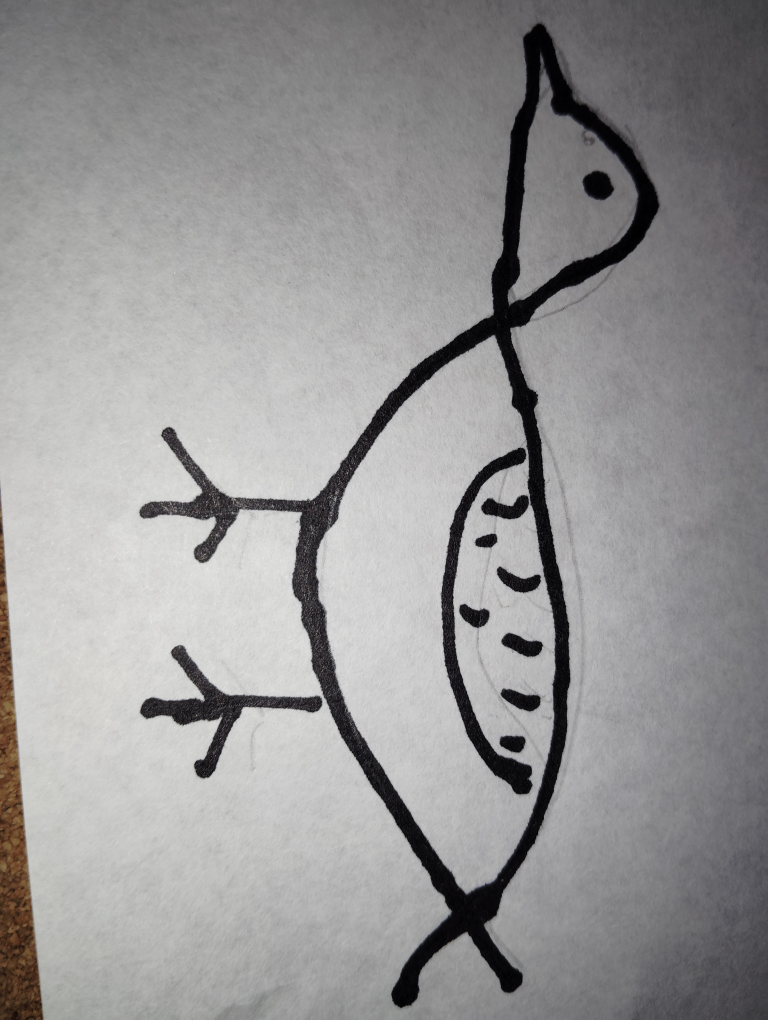
#> input picture duck.jpg, 3072 x 4080 px, found by its file name (shown at 1/4 size)
$ python -i SOCKSW.py   (imports and definitions only)
#> lines starting #> are read from the running program, lines starting #| are printed output that depends on the picture
# SOCKSW.py
import streamlit as st
import os
import io
import base64
import requests
from PIL import Image, ImageOps

# ==================== 設定 ====================
API_BASE = os.environ.get("API_BASE", "https://socksql-1.onrender.com")

BASE_DIR = os.path.dirname(os.path.abspath(__file__))
IMAGE_DIR = os.path.join(BASE_DIR, "images")
PRODUCT_IMAGES = {f"product{i}": f"product{i}.jpg" for i in range(1, 11)}
DUCK_IMAGE = "duck.jpg"

# [6 lines not run here, left out]


# ==================== API ====================
# [28 lines left out: functions api_get_messages, api_post_message, api_get_visits, not called in this run]


def api_inc_visits():
    try:
        r = requests.post(f"{API_BASE}/api/visits", timeout=8)
        r.raise_for_status()
        return r.json().get("count", 0)
    except Exception:
        return 0


# ==================== 圖片工具 ====================
# [20 lines left out: function img_to_b64, not called in this run]


def duck_transparent_b64(path, max_side=500, black_cutoff=100,
                         rotate_deg=90, padding=20):
#> called with path = 'images/duck.jpg', max_side = 500, black_cutoff = 100, rotate_deg = 90, padding = 20
    if not os.path.exists(path):
        return None, None
    try:
        img = Image.open(path)
#> img is the input picture: PIL image 3072x4080 RGB; mean R, G, B 150, 149.2, 149.4
        img = ImageOps.exif_transpose(img)
        img = img.convert("RGB")

        if rotate_deg == 90:
            img = img.rotate(90, expand=True)
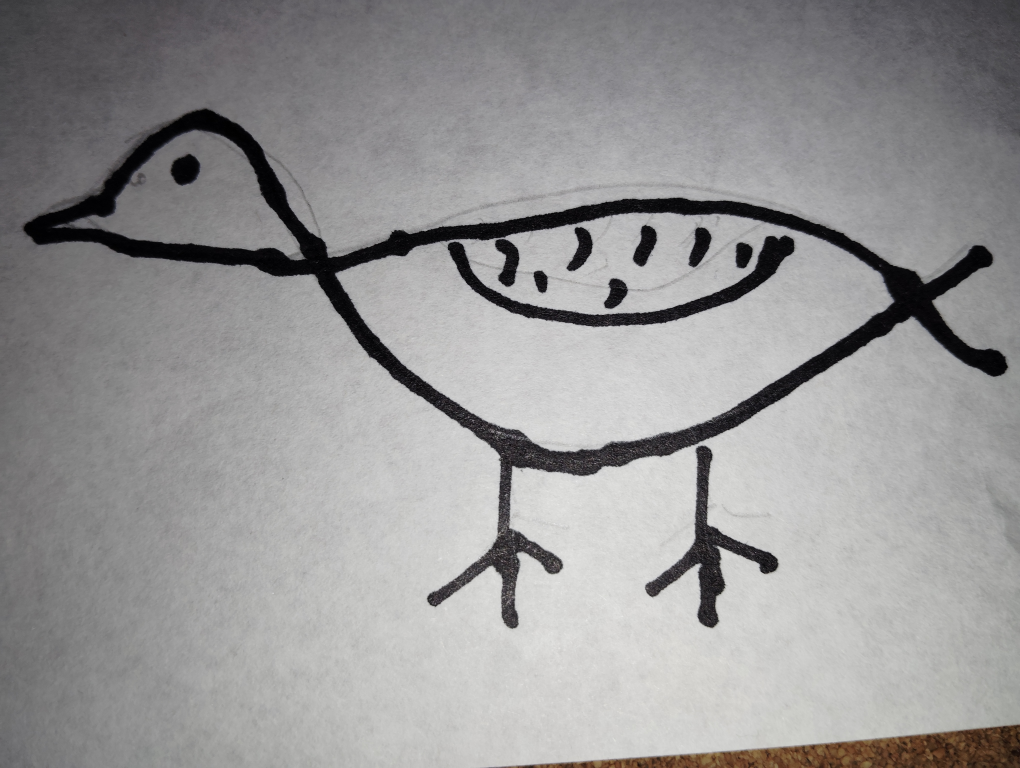
#> img: PIL image 4080x3072 RGB (shown at 1/4 size); mean R, G, B 150, 149.2, 149.4
        elif rotate_deg == -90:
            img = img.rotate(-90, expand=True)
        elif rotate_deg == 180:
            img = img.rotate(180, expand=True)

        if max(img.size) > max_side:
            ratio = max_side / max(img.size)
#> ratio = 0.123
            img = img.resize((int(img.width * ratio), int(img.height * ratio)),
                             Image.LANCZOS)
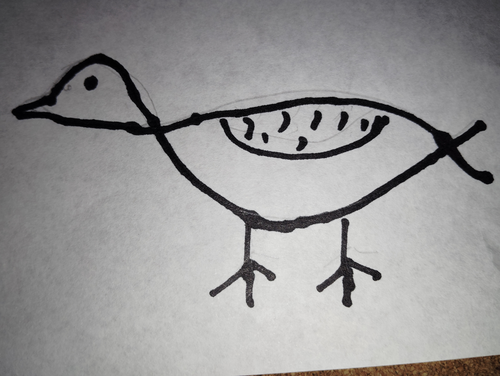
#> img: PIL image 500x376 RGB; mean R, G, B 150, 149.2, 149.4

        w, h = img.size
#> w = 500; h = 376
        px = img.load()
        out = Image.new("RGBA", (w, h), (0, 0, 0, 0))
#> out: PIL image 500x376 RGBA; every value is 0
        out_px = out.load()

        for y in range(h):
            for x in range(w):
                r, g, b = px[x, y]
                brightness = (r + g + b) // 3
                if brightness < black_cutoff:
                    alpha = int(255 * (1 - brightness / black_cutoff))
                    alpha = max(0, min(255, alpha))
                    out_px[x, y] = (0, 0, 0, alpha)
                else:
                    out_px[x, y] = (0, 0, 0, 0)

        bbox = out.getbbox()
#> bbox = (0, 0, 500, 376)
        if bbox:
            left, top, right, bottom = bbox
#> left = 0; top = 0; right = 500; bottom = 376
            left   = max(0, left - padding)
            top    = max(0, top - padding)
            right  = min(w, right + padding)
            bottom = min(h, bottom + padding)
            out = out.crop((left, top, right, bottom))
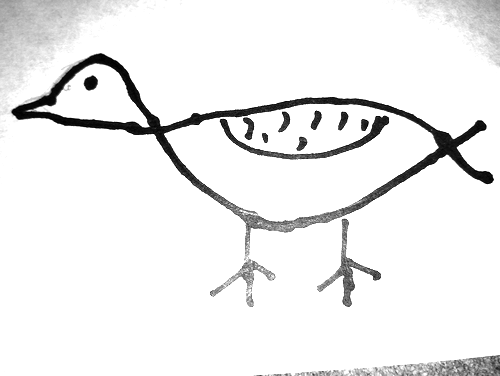
#> out: PIL image 500x376 RGBA; mean R, G, B, A 0, 0, 0, 16.9; transparent parts drawn white

        buf = io.BytesIO()
        out.save(buf, format="PNG")
        return base64.b64encode(buf.getvalue()).decode(), "image/png"
    except Exception as e:
        print("duck_transparent_b64 error:", path, e)
        return None, None


duck_path = os.path.join(IMAGE_DIR, DUCK_IMAGE)
duck_b64, duck_mime = duck_transparent_b64(
    duck_path, max_side=500, black_cutoff=100, rotate_deg=90, padding=20
)
if duck_b64:
    duck_src = f"data:{duck_mime};base64,{duck_b64}"
    ducks_html = (
        f'<img src="{duck_src}" class="duck-img duck-1" alt="duck1">'
        f'<img src="{duck_src}" class="duck-img duck-2" alt="duck2">'
        f'<img src="{duck_src}" class="duck-img duck-3" alt="duck3">'
        f'<img src="{duck_src}" class="duck-img duck-4" alt="duck4">'
    )
else:
    ducks_html = ""


# ==================== CSS ====================
CSS = """
<style>
* { font-family: 'Helvetica Neue', 'Microsoft YaHei', sans-serif; }
html, body { -webkit-text-size-adjust: 100%; }
.block-container { padding: 1rem 1rem 0 1rem !important; max-width: 100% !important; }

.header-banner {
    position: relative;
    background: linear-gradient(135deg, #a8b8e8 0%, #b8a8e0 50%, #9fa8e0 100%);
    padding: 0.5rem 1rem;
    border-radius: 12px;
    margin-bottom: 1rem;
    box-shadow: 0 4px 16px rgba(168,184,232,0.4);
    overflow: hidden;
    min-height: 70px;
    padding-right: 260px;
    display: flex;
    flex-direction: column;
    justify-content: center;
}
.header-banner .duck-img {
    position: absolute;
    width: auto;
    background: transparent !important;
    border: none !important;
    border-radius: 0 !important;
    padding: 0 !important;
    box-shadow: none !important;
    outline: none !important;
    object-fit: contain;
}
.header-banner .duck-1 {
    height: 50px; top: 10px; right: 180px; z-index: 14;
    animation: duckWalk 3s ease-in-out infinite;
}
.header-banner .duck-2 {
    height: 36px; top: 20px; right: 130px; z-index: 12;
    animation: duckWalk 3s ease-in-out infinite 0.4s;
}
.header-banner .duck-3 {
    height: 24px; top: 30px; right: 88px; z-index: 10;
    animation: duckWalk 3s ease-in-out infinite 0.8s;
}
.header-banner .duck-4 {
    height: 14px; top: 42px; right: 56px; z-index: 8;
    animation: duckWalk 3s ease-in-out infinite 1.2s;
}
@keyframes duckWalk {
    0%,100% { transform: translateX(0); }
    50%     { transform: translateX(12px); }
}
.header-banner h1 {
    color: #fff; font-size: 1.3rem; margin: 0;
    letter-spacing: 1px; position: relative; z-index: 20;
    text-align: left; line-height: 1.3;
}
.header-banner p {
    color: #fff; font-size: 0.9rem; margin-top: 0.25rem;
    font-weight: 300; position: relative; z-index: 20;
    text-align: left;
}
.visit-counter {
    display: inline-flex; align-items: center; gap: 0.6rem;
    background: rgba(255,255,255,0.85); border: 2px solid #1a1a1a;
    border-radius: 40px; padding: 0.4rem 1.2rem;
    font-family: monospace; font-size: 1rem; color: #1a1a1a;
    margin-bottom: 1rem;
}
.visit-counter .num { font-weight: 700; font-size: 1.4rem; color: #000; }
.product-card {
    background: #fff; border-radius: 12px; padding: 1rem;
    box-shadow: 0 4px 16px rgba(0,0,0,0.1);
    margin-bottom: 1rem; border: 1px solid #f0f0f0;
}
.product-card .price { color: #e94560; font-size: 1.3rem; font-weight: bold; }
.product-card .desc { color: #555; font-size: 0.95rem; line-height: 1.6; }
.contact-card {
    background: linear-gradient(135deg, #0f3460, #16213e);
    color: #fff; border-radius: 12px; padding: 2rem; text-align: center;
}
.contact-card a { color: #e94560; text-decoration: none; }
.msg-card {
    background: #fff; border-radius: 10px; padding: 0.8rem 1rem;
    margin-bottom: 0.8rem; border-left: 4px solid #a8b8e8;
    box-shadow: 0 2px 8px rgba(0,0,0,0.06);
}
.msg-card .msg-name { font-weight: 600; color: #16213e; font-size: 0.95rem; }
.msg-card .msg-time { color: #999; font-size: 0.78rem; margin-left: 0.5rem; }
.msg-card .msg-body {
    color: #333; font-size: 0.92rem; margin-top: 0.35rem;
    line-height: 1.55; white-space: pre-wrap; word-break: break-word;
}
#MainMenu, footer { visibility: hidden; }

@media (max-width: 768px) {
    .header-banner {
        min-height: 62px;
        padding: 0.5rem 0.7rem;
        padding-right: 170px;
    }
    .header-banner h1 { font-size: 1.0rem; line-height: 1.25; }
    .header-banner p  { font-size: 0.7rem; }
    .header-banner .duck-1 { height: 36px; top: 8px;  right: 115px; }
    .header-banner .duck-2 { height: 26px; top: 16px; right: 80px;  }
    .header-banner .duck-3 { height: 17px; top: 26px; right: 48px;  }
    .header-banner .duck-4 { height: 10px; top: 36px; right: 24px;  }
    .visit-counter { font-size: 0.9rem; padding: 0.35rem 0.9rem; }
    .visit-counter .num { font-size: 1.15rem; }
    .product-card { padding: 0.8rem; }
    .product-card .price { font-size: 1.15rem; }
    .product-card .desc  { font-size: 0.9rem; }
    .contact-card { padding: 1.2rem; }
    .block-container { padding: 0.6rem 0.6rem 0 0.6rem !important; }
}

@media (max-width: 480px) {
    .header-banner {
        min-height: 56px;
        padding: 0.45rem 0.6rem;
        padding-right: 130px;
        border-radius: 10px;
    }
    .header-banner h1 { font-size: 0.9rem; line-height: 1.2; }
    .header-banner p  { font-size: 0.6rem; margin-top: 0.1rem; }
    .header-banner .duck-1 { height: 28px; top: 6px;  right: 88px; }
    .header-banner .duck-2 { height: 20px; top: 15px; right: 60px; }
    .header-banner .duck-3 { height: 13px; top: 25px; right: 36px; }
    .header-banner .duck-4 { height: 8px;  top: 35px; right: 18px; }
    .visit-counter { font-size: 0.82rem; padding: 0.3rem 0.8rem; gap: 0.4rem; }
    .visit-counter .num { font-size: 1.05rem; }
    .product-card { padding: 0.7rem; border-radius: 10px; }
    .product-card .price { font-size: 1.05rem; }
    .product-card .desc  { font-size: 0.85rem; }
    .contact-card { padding: 1rem; border-radius: 10px; }
    .msg-card { padding: 0.6rem 0.8rem; }
    .msg-card .msg-name { font-size: 0.9rem; }
    .msg-card .msg-time { font-size: 0.72rem; }
    .msg-card .msg-body { font-size: 0.86rem; }
    .block-container { padding: 0.5rem 0.5rem 0 0.5rem !important; }
}

@media (max-width: 380px) {
    .header-banner { min-height: 52px; padding-right: 115px; }
    .header-banner h1 { font-size: 0.82rem; }
    .header-banner p  { font-size: 0.55rem; }
    .header-banner .duck-1 { height: 24px; top: 6px;  right: 78px; }
    .header-banner .duck-2 { height: 17px; top: 15px; right: 52px; }
    .header-banner .duck-3 { height: 11px; top: 25px; right: 30px; }
    .header-banner .duck-4 { height: 7px;  top: 34px; right: 14px; }
}
</style>
"""
# [1 line not run here, left out]


# ==================== 雙語字典 ====================
TEXTS = {
    "en": {
        "title": "Gabriel-JL Co., Ltd.",
        "subtitle": "Premium SOCKS Manufacturer & Supplier",
        "nav_products": "🧦 Products",
        "nav_about": "ℹ️ About Us",
        "nav_contact": "📬 Contact / Message",
        "products_title": "Our SOCKS Collection",
        "products_desc": "High-quality socks for every occasion — sports, casual, business, and custom designs.",
        "about_title": "About Gabriel-JL Co., Ltd.",
        "about_text": "**Gabriel-JL Co., Ltd.** (Contact: He YA) is a professional manufacturer and exporter of all kinds of socks.\n\nWe specialize in:\n- 🏃 Sports socks (running, basketball, cycling)\n- 👔 Business & dress socks\n- 🧦 Casual & fashion socks\n- 🏭 Custom OEM/ODM orders\n- 🌿 Organic cotton & bamboo fiber socks\n\n**Email:** hejingling51@gmail.com",
        "contact_title": "Send Us a Message",
        "contact_desc": "We'd love to hear from you! Leave your message below and we'll get back to you within 24 hours.",
        "form_name": "Your Name",
        "form_email": "Your Email",
        "form_message": "Your Message",
        "form_submit": "Send Message",
        "form_success": "✅ Thank you! Your message has been received. We'll contact you soon.",
        "form_error": "⚠️ Please fill in all fields.",
        "api_error": "⚠️ Failed to send, please try again later.",
        "guestbook_recent": "Recent Messages",
        "guestbook_empty": "No messages yet. Be the first to leave one!",
        "advantages_title": "Our Advantages",
        "advantages": [
            ("✅", "Quality Control", "Strict QC at every step"),
            ("🚚", "Fast Delivery", "Worldwide shipping"),
            ("💰", "Competitive Price", "Factory direct pricing"),
            ("🎨", "Custom Design", "OEM/ODM welcomed"),
        ],
        "no_photo": "Photo coming soon",
        "photo_hint": "Put your product photos into the `images/` folder with these names:",
        "cat_all": "🧦 All Products",
        "cat_children": "🧒 Children SOCKS",
        "cat_adult": "🧑 Adult SOCKS",
        "cat_label": "Category",
        "lang_switch": "🇨🇳 中文",
        "footer": "© 2025 Gabriel-JL Co., Ltd. All rights reserved. | Contact: He YA | hejingling51@gmail.com",
        "products": [
            ("product1",  "Sports Socks",      "Breathable, moisture-wicking, cushioned sole. Perfect for running and outdoor activities.", "$2.50 - $4.00 / pair", "🏃", "adult"),
            ("product2",  "Business Socks",    "Elegant design, premium cotton blend. Comfortable for all-day office wear.",             "$3.00 - $5.00 / pair", "👔", "adult"),
            ("product3",  "Casual Socks",      "Soft, colorful, and stylish. Great for everyday wear and gifts.",                       "$1.80 - $3.00 / pair", "🧦", "adult"),
            ("product4",  "Custom OEM Socks",  "Your logo, your design, your colors. MOQ from 500 pairs. Free sample available.",       "Negotiable",           "🎨", "adult"),
            ("product5",  "Ankle Socks",       "Low-cut, invisible design. Perfect for sneakers and casual shoes.",                     "$1.50 - $2.60 / pair", "👟", "adult"),
            ("product6",  "Kids Socks",        "Soft and safe for children. Various cute designs available.",                           "$1.50 - $2.50 / pair", "🧒", "children"),
            ("product7",  "Baby Socks",        "Ultra-soft cotton for newborns. Anti-slip sole and gentle elastic band.",                "$1.20 - $2.00 / pair", "👶", "children"),
            ("product8",  "School Socks",      "Durable knee-high socks for school uniforms. Easy to wash and keep white.",              "$1.60 - $2.80 / pair", "🎒", "children"),
            ("product9",  "Toddler Socks",     "Fun cartoon patterns for toddlers. Non-slip grip and breathable fabric.",                "$1.30 - $2.20 / pair", "🧸", "children"),
            ("product10", "Teen Sports Socks", "Athletic socks for teenagers. Cushioned, durable, and colorful.",                        "$2.00 - $3.50 / pair", "⚽", "children"),
        ],
    },
    "zh": {
        "title": "Gabriel-JL 有限公司",
        "subtitle": "專業襪子製造商與供應商",
        "nav_products": "🧦 產品展示",
        "nav_about": "ℹ️ 關於我們",
        "nav_contact": "📬 聯絡我們 / 留言",
        "products_title": "我們的襪子系列",
        "products_desc": "高品質襪子，適合各種場合 — 運動、休閒、商務及訂製設計。",
        "about_title": "關於 Gabriel-JL 有限公司",
        "about_text": "**Gabriel-JL 有限公司**（聯絡人：He YA）是一家專業的襪子製造商和出口商。\n\n我們專注於：\n- 🏃 運動襪（跑步、籃球、騎行）\n- 👔 商務正裝襪\n- 🧦 休閒時尚襪\n- 🏭 訂製 OEM/ODM 訂單\n- 🌿 有機棉與竹纖維襪\n\n**郵箱：** hejingling51@gmail.com",
        "contact_title": "給我們留言",
        "contact_desc": "歡迎聯絡我們！請在下方留言，我們會在24小時內回覆您。",
        "form_name": "您的姓名",
        "form_email": "您的郵箱",
        "form_message": "您的留言",
        "form_submit": "發送留言",
        "form_success": "✅ 感謝您！我們已收到您的留言，會盡快與您聯絡。",
        "form_error": "⚠️ 請填寫所有欄位。",
        "api_error": "⚠️ 系統暫時無法送出留言，請稍後再試。",
        "guestbook_recent": "近期留言",
        "guestbook_empty": "暫無留言，歡迎成為第一個留言的人！",
        "advantages_title": "我們的優勢",
        "advantages": [
            ("✅", "品質把控", "每一步嚴格質檢"),
            ("🚚", "快速交付", "全球發貨"),
            ("💰", "價格優勢", "工廠直銷價格"),
            ("🎨", "訂製設計", "歡迎OEM/ODM"),
        ],
        "no_photo": "照片即將上傳",
        "photo_hint": "請將您的產品照片放入 `images/` 資料夾，檔名如下：",
        "cat_all": "🧦 全部產品",
        "cat_children": "🧒 兒童襪",
        "cat_adult": "🧑 成人襪",
        "cat_label": "產品分類",
        "lang_switch": "🇬🇧 English",
        "footer": "© 2025 Gabriel-JL 有限公司 版權所有 | 聯絡人: He YA | hejingling51@gmail.com",
        "products": [
            ("product1",  "運動襪",         "透氣吸汗，加厚緩衝鞋底。適合跑步、健身及戶外運動。", "$2.50 - $4.00 / 雙", "🏃", "adult"),
            ("product2",  "商務襪",         "優雅設計，優質棉混紡。適合全天辦公穿著，舒適有型。", "$3.00 - $5.00 / 雙", "👔", "adult"),
            ("product3",  "休閒襪",         "柔軟多彩，時尚百搭。適合日常穿著和送禮。",           "$1.80 - $3.00 / 雙", "🧦", "adult"),
            ("product4",  "訂製 OEM 襪子",  "您的Logo、您的設計、您的顏色。起訂量500雙起，可提供免費樣品。", "面議",           "🎨", "adult"),
            ("product5",  "船襪 / 隱形襪",  "低筒隱形設計。完美搭配運動鞋與休閒鞋。",             "$1.50 - $2.60 / 雙", "👟", "adult"),
            ("product6",  "兒童襪",         "柔軟安全，適合兒童。多款可愛設計可選。",             "$1.50 - $2.50 / 雙", "🧒", "children"),
            ("product7",  "嬰兒襪",         "超柔軟純棉，適合新生兒。防滑鞋底與溫和鬆緊帶。",     "$1.20 - $2.00 / 雙", "👶", "children"),
            ("product8",  "學生襪",         "耐穿及膝襪，適合校服。易洗滌、常保潔白。",           "$1.60 - $2.80 / 雙", "🎒", "children"),
            ("product9",  "幼兒襪",         "趣味卡通圖案，適合幼兒。防滑設計、透氣材質。",       "$1.30 - $2.20 / 雙", "🧸", "children"),
            ("product10", "青少年運動襪",   "適合青少年的運動襪。加厚耐穿、色彩活潑。",           "$2.00 - $3.50 / 雙", "⚽", "children"),
        ],
    },
}


# ==================== Session State ====================
if "lang" not in st.session_state:
    st.session_state.lang = "en"
if "form_status" not in st.session_state:
    st.session_state.form_status = None
if "category" not in st.session_state:
    st.session_state.category = "all"
# [5 lines that did not run here, left out]


def toggle_lang():
    st.session_state.lang = "zh" if st.session_state.lang == "en" else "en"


# [14 lines left out: function handle_form_submit, not called in this run]


T = TEXTS[st.session_state.lang]


# ==================== 頂部橫幅 ====================
banner_html = (
    '<div class="header-banner">' + ducks_html +
    '<h1>' + T["title"] + '</h1>' +
    '<p>' + T["subtitle"] + '</p>' +
    '</div>'
)
# [1 line not run here, left out]

# [6 lines that did not run here, left out]
# [1 line not run here, left out]

# [1 line that did not run here, left out]
# [34 lines not run here, left out]


# ==================== 留言板共用 ====================
# [38 lines left out: functions render_message_form, render_message_list, not called in this run]


# ==================== 產品頁 ====================
# [97 lines not run here, left out]

>>> result = duck_transparent_b64('duck.jpg')

$ run again, on product1.jpg
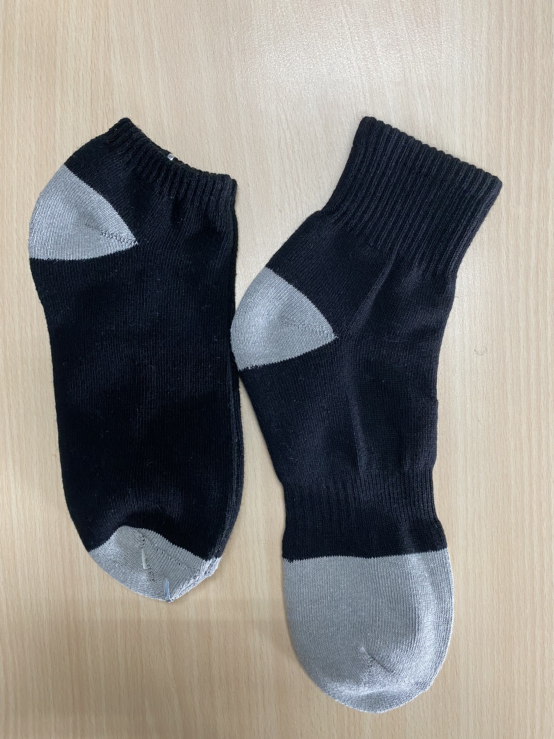
#> input picture product1.jpg, 1108 x 1478 px (shown at 1/2 size)
#> in duck_transparent_b64, img is the input picture: PIL image 1108x1478 RGB; mean R, G, B 134.1, 131.8, 128.3
#> in duck_transparent_b64 (call 2), `img = img.resize((int(img.width * ratio), int(img.height * ratio)), Im..`:
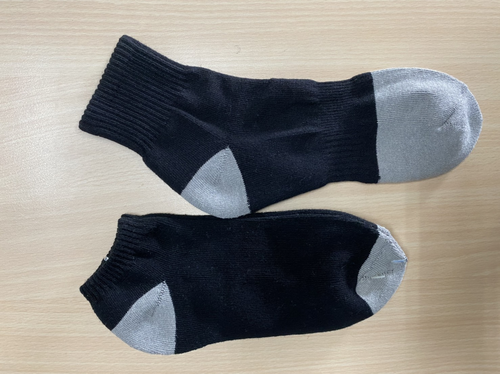
#> img: PIL image 500x374 RGB; mean R, G, B 134.1, 131.8, 128.3
#> bbox = (79, 35, 452, 354)
#> in duck_transparent_b64 (call 2), `left, top, right, bottom = bbox`: left = 79; top = 35; right = 452; bottom = 354
#> in duck_transparent_b64 (call 2), `left   = max(0, left - padding)`: left = 59
#> in duck_transparent_b64 (call 2), `top    = max(0, top - padding)`: top = 15
#> in duck_transparent_b64 (call 2), `right  = min(w, right + padding)`: right = 472
#> in duck_transparent_b64 (call 2), `bottom = min(h, bottom + padding)`: bottom = 374
#> in duck_transparent_b64 (call 2), `out = out.crop((left, top, right, bottom))`:
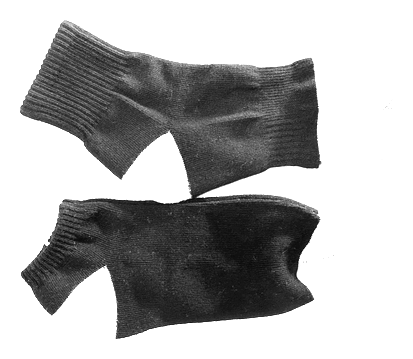
#> out: PIL image 413x359 RGBA; mean R, G, B, A 0, 0, 0, 78.6; transparent parts drawn white
